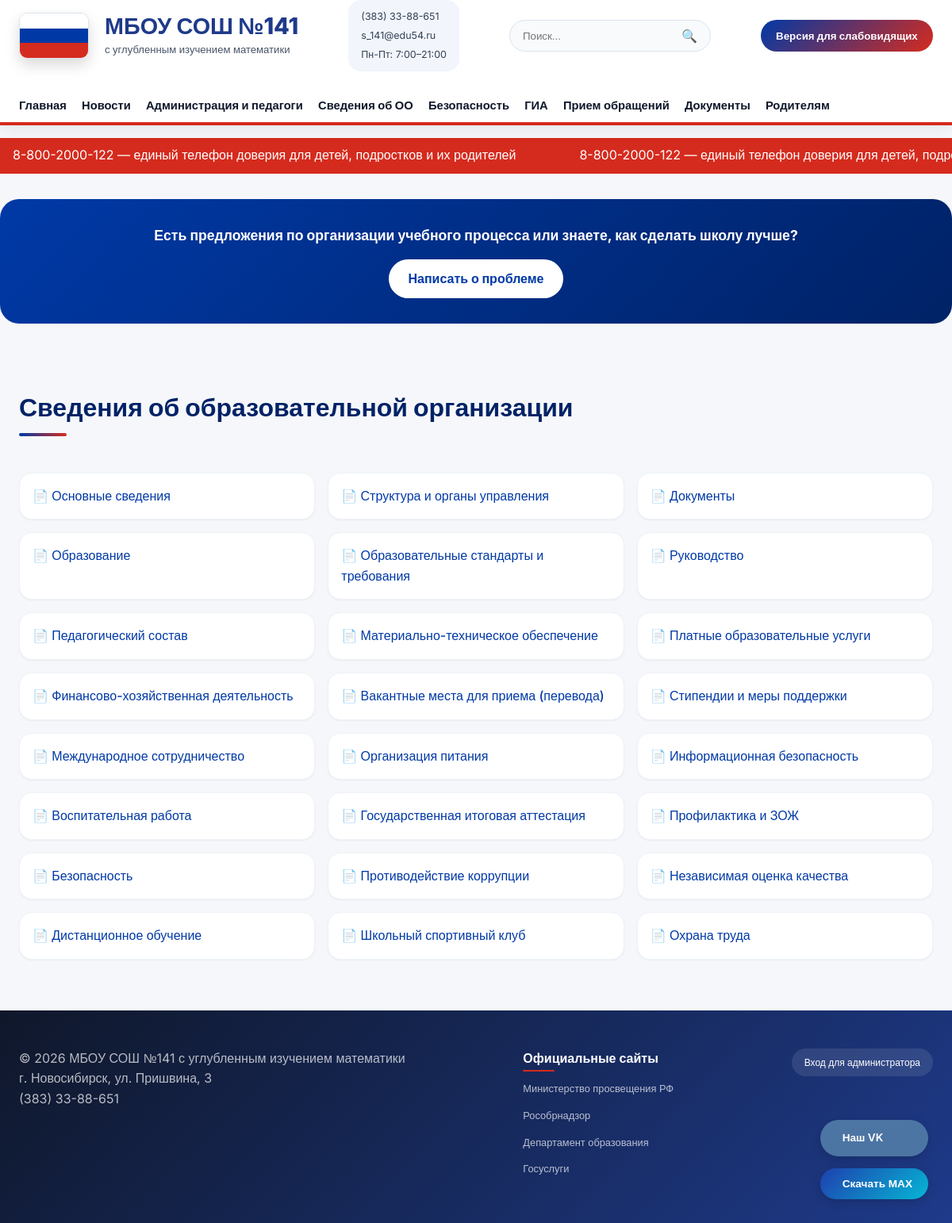
Page /info/ on the earlier database version.
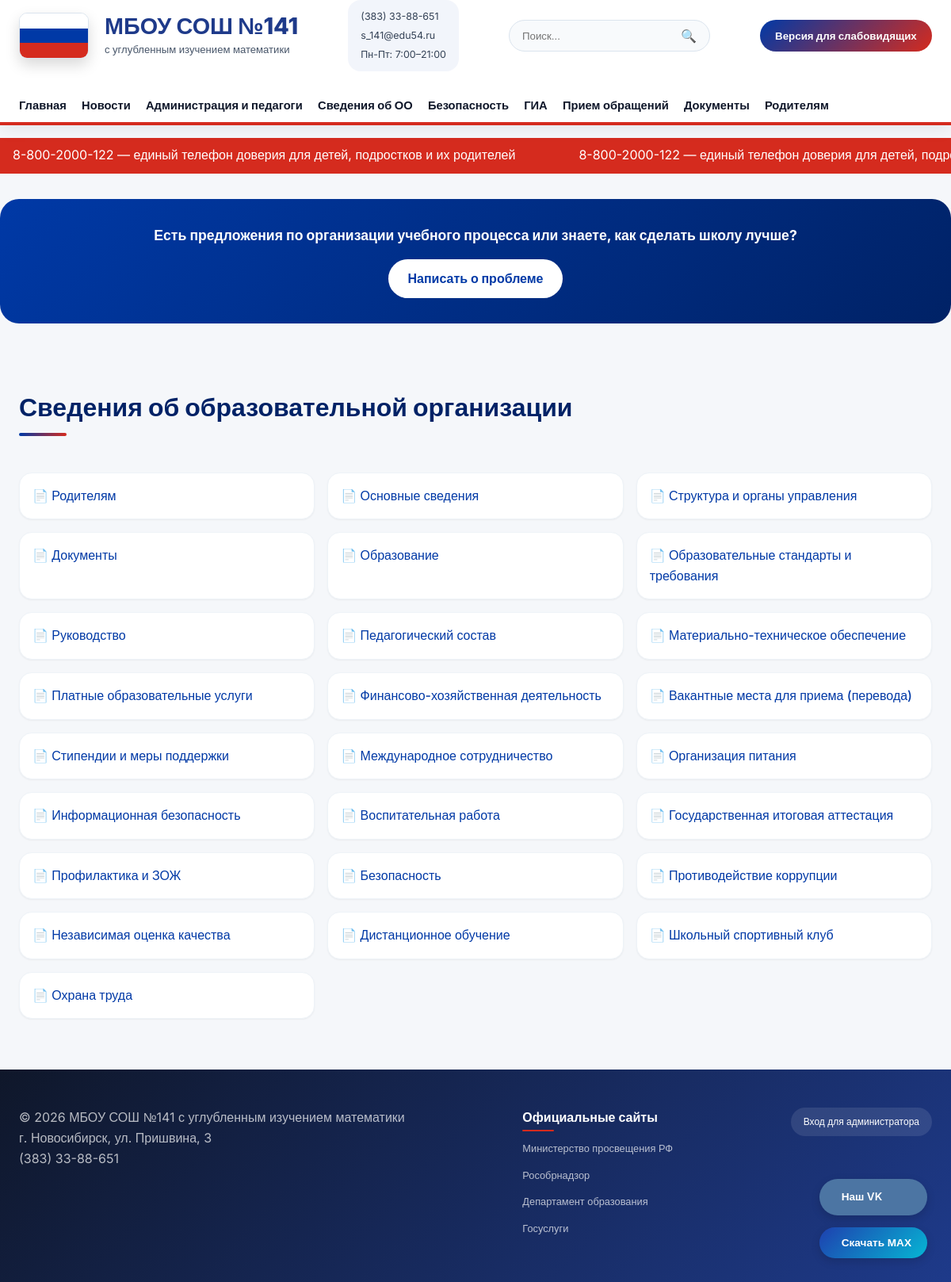
Same page on the later database version.
### main/models.py (models this page shows, shortened)
class Section(models.Model):
    parent = models.ForeignKey('self', on_delete=models.CASCADE, null=True, blank=True,
                               verbose_name='Родительский раздел')
    title = models.CharField(max_length=200, verbose_name='Название раздела')
    slug = models.SlugField(unique=True, verbose_name='Ссылка (только латиницей)')
    content = CKEditor5Field(verbose_name='Содержание', blank=True)
    file = models.FileField(upload_to='section_files/', blank=True, null=True, verbose_name='Файл для скачивания')
    order = models.IntegerField(default=0, verbose_name='Порядок')
    is_visible = models.BooleanField(default=True, verbose_name='Показывать на сайте')
    created_at = models.DateTimeField(auto_now_add=True, verbose_name='Создан')
    updated_at = models.DateTimeField(auto_now=True, verbose_name='Обновлён')
    class Meta:
        ordering = ['order', 'title']
        verbose_name = 'Раздел'
        verbose_name_plural = 'Разделы (Сведения об ОО)'
    def get_absolute_url(self):
        return f'/info/{self.slug}/'

### main/views.py (the view)
# urls.py: path('info/', views.info_index_view, name='info_index'),
def info_index_view(request):
    sections = Section.objects.filter(parent__isnull=True, is_visible=True)
    return render(request, 'main/info/index.html', {'sections': sections})

### main/templates/main/info/index.html (shortened to what this page needs)
{% extends 'main/base.html' %}
{% load static %}
{% block content %}
<h1 class="section-title">Сведения об образовательной организации</h1>
<div class="subsections-grid">
    {% for section in sections %}
        <a href="{{ section.get_absolute_url }}" class="subsection-card">
            📄 {{ section.title }}
        </a>
    {% empty %}
        <p>Разделы не добавлены. <a href="/admin">Добавить</a></p>
    {% endfor %}
</div>
{% endblock %}

Differences in the rows shown:
added Section: title "Родителям"
